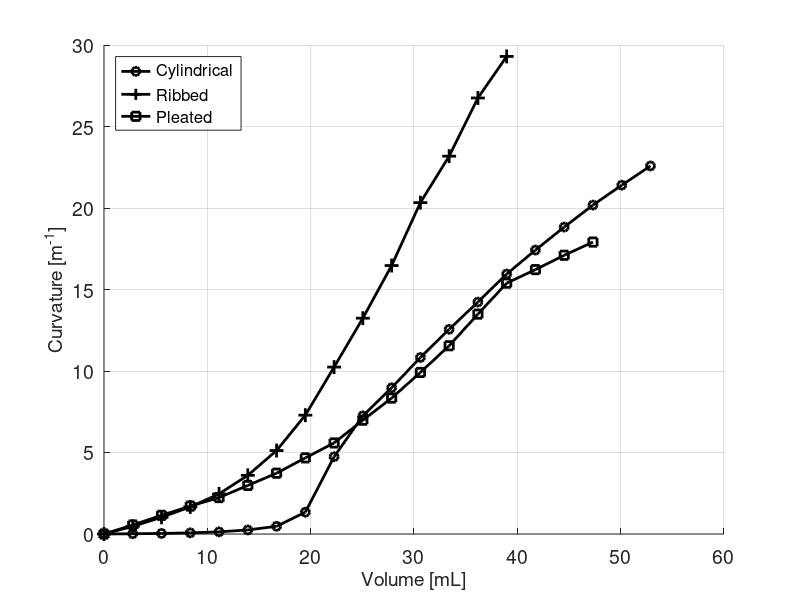
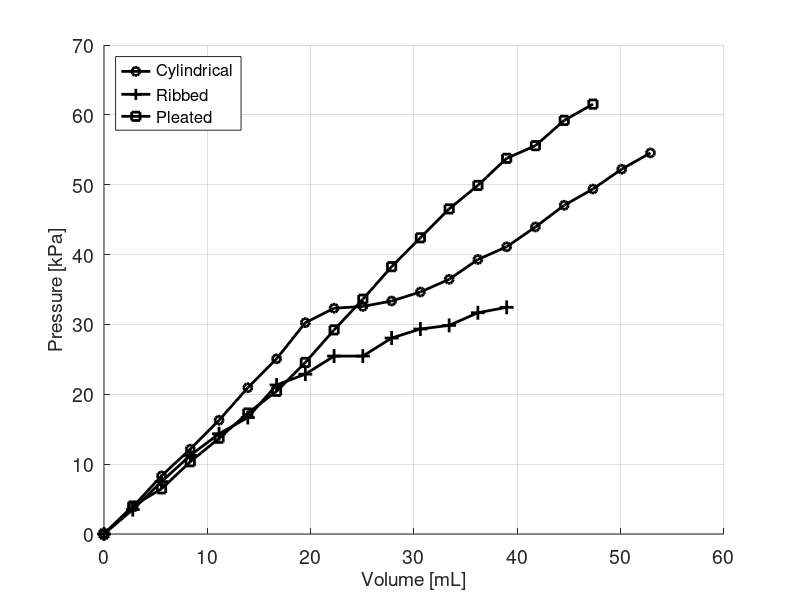
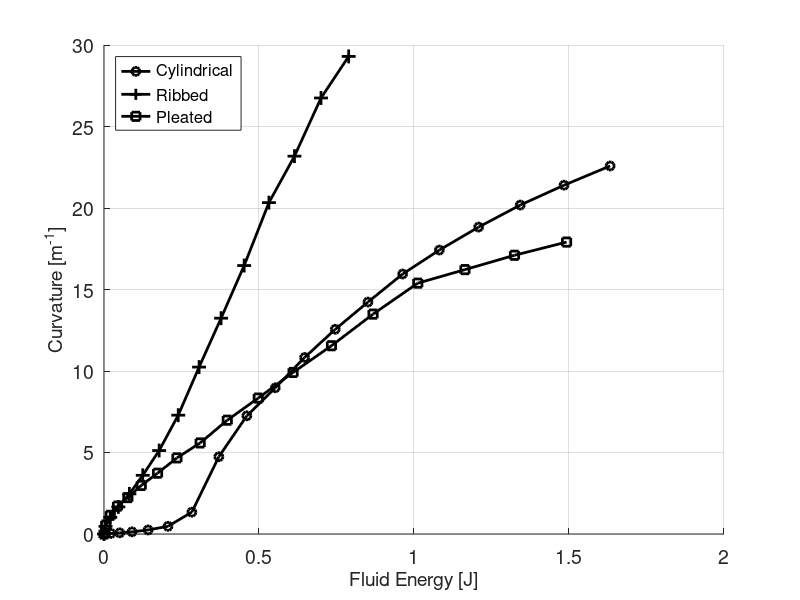

Reproduce these figures in MATLAB, in order.
function plotCharacterizations()
% cyl = cylindrical
% rib = ribbed
% ple = pleated

KILOPASCAL_PER_VOLT = (15.0/4.0)*6.89475729; % [kPa/V] for the pressure transducer
CENTIMETERS_PER_BIT = 5.0/4096; % [cm/'number'] for the jrk positional feedback
PISTON_DIAMETER = 3.81; % [cm]
PISTON_AREA = pi*(PISTON_DIAMETER/2)^2; % [cm^2]

cyl_voltage = [0.51, 0.660, 0.832, 0.980, 1.14, 1.32, 1.48, 1.68, 1.76, 1.77, 1.80, 1.85, 1.92, 2.03, 2.10, 2.21, 2.33, 2.42, 2.53, 2.62];
cyl_pressure = (cyl_voltage - cyl_voltage(1))*KILOPASCAL_PER_VOLT; % [kPa]
cyl_curvature = [0.0, 0.014, 0.035, 0.071, 0.132, 0.249, 0.472, 1.34, 4.74, 7.25, 8.97, 10.83, 12.56, 14.23, 15.95, 17.42, 18.83, 20.18, 21.40, 22.58]; % [1/m]
cyl_volume = (0:200:3800)*CENTIMETERS_PER_BIT*PISTON_AREA; % [cm^3] or [mL]
cyl_energy = calculateEnergy(cyl_volume, cyl_pressure);

% the curvature plot
p1 = figure(1);
a1 = axes('Parent',p1,'FontSize',14);
grid(a1,'on');
hold(a1,'all');
ylabel('Curvature [m^{-1}]', 'FontSize',14) % label left y-axis
xlabel('Volume [mL]', 'FontSize',14) % label x-axis
h1 = plot(cyl_volume, cyl_curvature);
set(h1, 'Color', 'k');
set(h1, 'LineStyle', '-');
set(h1, 'LineWidth', 2.0);
set(h1, 'Marker', 'o');

% the pressure plot
p2 = figure(2);
a2 = axes('Parent',p2,'FontSize',14);
grid(a2,'on');
hold(a2,'all');
ylabel('Pressure [kPa]', 'FontSize',14) % label right y-axis
xlabel('Volume [mL]', 'FontSize',14) % label x-axis
h2 = plot(cyl_volume, cyl_pressure);
set(h2, 'Color', 'k');
set(h2, 'LineStyle', '-');
set(h2, 'LineWidth', 2.0);
set(h2, 'Marker', 'o');

% the energy plot
p3 = figure(3);
a3 = axes('Parent',p3,'FontSize',14);
grid(a3,'on');
hold(a3,'all');
xlabel('Fluid Energy [J]', 'FontSize',14) % label right y-axis
ylabel('Curvature [m^{-1}]', 'FontSize',14) % label x-axis
h3 = plot(cyl_energy, cyl_curvature);
set(h3, 'Color', 'k');
set(h3, 'LineStyle', '-');
set(h3, 'LineWidth', 2.0);
set(h3, 'Marker', 'o');


%%%%%%%%%%%%%%%%%%%%%%%%%%%%%%%%%%%%%%%%%%%%%%%%%%%%%%%%%%%%%%%%%%%%%%%%%%%

rib_voltage = [0.515, 0.65, 0.805, 0.95, 1.07, 1.16, 1.34, 1.40, 1.50, 1.50, 1.60, 1.65, 1.67, 1.74, 1.77];
rib_pressure = (rib_voltage - rib_voltage(1))*KILOPASCAL_PER_VOLT; % [kPa]
rib_curvature = [0.0, 0.468, 1.024, 1.661, 2.46, 3.60, 5.12, 7.29, 10.24, 13.24, 16.47, 20.33, 23.18, 26.75, 29.30]; % [1/m]
rib_volume = (0:200:2800)*CENTIMETERS_PER_BIT*PISTON_AREA; % [cm^3] or [mL]
rib_energy = calculateEnergy(rib_volume, rib_pressure);

figure(1);
h1 = plot(rib_volume, rib_curvature);
set(h1, 'Color', 'k');
set(h1, 'LineStyle', '-');
set(h1, 'LineWidth', 2.0);
set(h1, 'Marker', '+');
set(h1, 'MarkerSize', 10);

figure(2);
h2 = plot(rib_volume, rib_pressure);
set(h2, 'Color', 'k');
set(h2, 'LineStyle', '-');
set(h2, 'LineWidth', 2.0);
set(h2, 'Marker', '+');
set(h2, 'MarkerSize', 10);


figure(3);
h3 = plot(rib_energy, rib_curvature);
set(h3, 'Color', 'k');
set(h3, 'LineStyle', '-');
set(h3, 'LineWidth', 2.0);
set(h3, 'Marker', '+');
set(h3, 'MarkerSize', 10);
%%%%%%%%%%%%%%%%%%%%%%%%%%%%%%%%%%%%%%%%%%%%%%%%%%%%%%%%%%%%%%%%%%%%%%%%%%%

ple_voltage = [0.52, 0.675, 0.770, 0.920, 1.05, 1.19, 1.31, 1.47, 1.65, 1.82, 2.0, 2.16, 2.32, 2.45, 2.60, 2.67, 2.81, 2.90];
ple_pressure = (ple_voltage - ple_voltage(1))*KILOPASCAL_PER_VOLT; % [kPa]
ple_curvature = [0, 0.554, 1.146, 1.712, 2.234, 2.98, 3.73, 4.67, 5.586, 6.982, 8.339, 9.911, 11.55, 13.49, 15.39, 16.22, 17.10, 17.91]; % [1/m]
ple_volume = (0:200:3400)*CENTIMETERS_PER_BIT*PISTON_AREA; % [cm^3] or [mL]
ple_energy = calculateEnergy(ple_volume, ple_pressure);

figure(1);
h1 = plot(ple_volume, ple_curvature);
set(h1, 'Color', 'k');
set(h1, 'LineStyle', '-');
set(h1, 'LineWidth', 2.0);
set(h1, 'Marker', 's');
legend({'Cylindrical', 'Ribbed', 'Pleated'}, 'Location','northwest', 'FontSize',12)

figure(2);
h2 = plot(ple_volume, ple_pressure);
set(h2, 'Color', 'k');
set(h2, 'LineStyle', '-');
set(h2, 'LineWidth', 2.0);
set(h2, 'Marker', 's');
legend({'Cylindrical', 'Ribbed', 'Pleated'}, 'Location','northwest','FontSize',12)

figure(3);
h3 = plot(ple_energy, ple_curvature);
set(h3, 'Color', 'k');
set(h3, 'LineStyle', '-');
set(h3, 'LineWidth', 2.0);
set(h3, 'Marker', 's');
legend({'Cylindrical', 'Ribbed', 'Pleated'}, 'Location','northwest','FontSize',12)

end

function energy = calculateEnergy(volume, pressure)
volume = volume*1.0e-6; % [m^3]
pressure = pressure*1000;
max_index = length(volume);
energy = zeros(1,max_index);

for i=1:length(volume)
    if(i==1)
        energy = 0;
    else
        delta_volume = volume(i)-volume(i-1);
        delta_pressure = pressure(i)-pressure(i-1);
        energy(i) = energy(i-1) + delta_volume*pressure(i-1) + 0.5*delta_pressure*delta_volume;
    end
end
end





